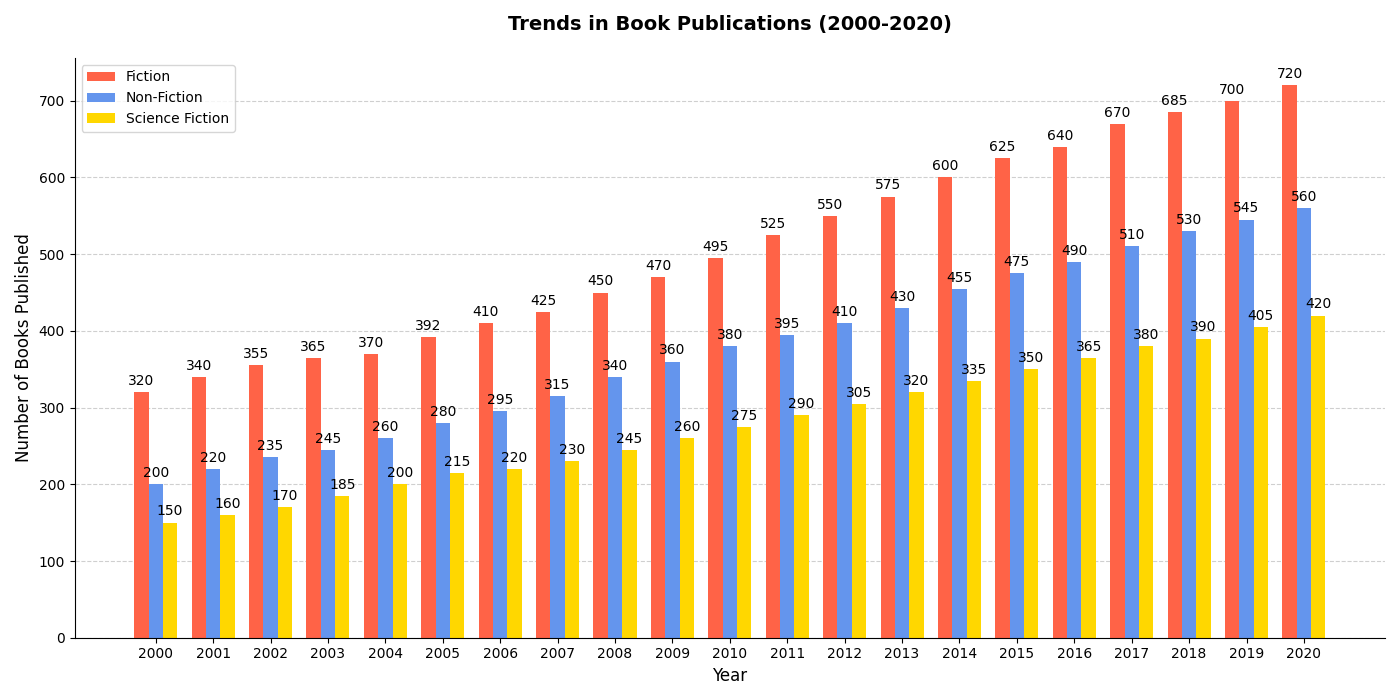

Source code (Python):
import matplotlib.pyplot as plt
import numpy as np

# Defining the years and data
years = np.arange(2000, 2021)
fiction_books = [320, 340, 355, 365, 370, 392, 410, 425, 450, 470, 495, 525, 550, 575, 600, 625, 640, 670, 685, 700, 720]
non_fiction_books = [200, 220, 235, 245, 260, 280, 295, 315, 340, 360, 380, 395, 410, 430, 455, 475, 490, 510, 530, 545, 560]
scifi_books = [150, 160, 170, 185, 200, 215, 220, 230, 245, 260, 275, 290, 305, 320, 335, 350, 365, 380, 390, 405, 420]

# Create a figure and axis
fig, ax = plt.subplots(figsize=(14, 7))

# Plotting the bar chart on years
width = 0.25
x = np.arange(len(years))

rects1 = ax.bar(x - width, fiction_books, width, label='Fiction', color='tomato')
rects2 = ax.bar(x, non_fiction_books, width, label='Non-Fiction', color='cornflowerblue')
rects3 = ax.bar(x + width, scifi_books, width, label='Science Fiction', color='gold')

# Add labels, title, and custom x-axis tick labels
ax.set_xlabel('Year', fontsize=12)
ax.set_ylabel('Number of Books Published', fontsize=12)
ax.set_title('Trends in Book Publications (2000-2020)', fontsize=14, fontweight='bold', pad=20)
ax.set_xticks(x)
ax.set_xticklabels(years)
ax.legend()

# Function to add labels on top of the bars
def add_labels(rects):
    for rect in rects:
        height = rect.get_height()
        ax.annotate('{}'.format(height),
                    xy=(rect.get_x() + rect.get_width() / 2, height),
                    xytext=(0, 3),
                    textcoords="offset points",
                    ha='center', va='bottom', fontsize=10)

add_labels(rects1)
add_labels(rects2)
add_labels(rects3)

# Hide the right and top spines
ax.spines['right'].set_visible(False)
ax.spines['top'].set_visible(False)

# Draw grid lines behind bars
ax.yaxis.grid(True, linestyle='--', alpha=0.6)
ax.set_axisbelow(True)

# Adjust the layout
plt.tight_layout()

# Show the chart
plt.show()
